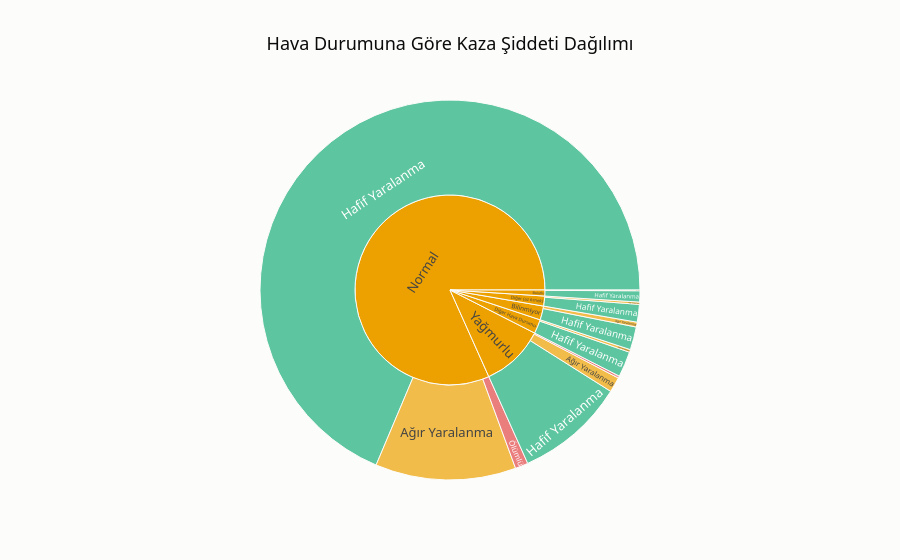

The notebook cell saved with this chart:
### Markdown cell above
## 6. Hava durumuna göre şiddet dağılımı

Nadir görülen hava durumu kategorilerini ("Fog or mist", "Raining and
Windy", "Snow" gibi 100 örneğin altında kalanları) tek başına yorumlamak
istatistiksel olarak anlamsız olur, bu yüzden bunları "Diğer (az örnek)"
altında birleştirip sunburst grafiğine öyle taşıyoruz.

### Code cell
# Hava durumu (Weather_conditions) kategorilerinin görselde gösterilecek Türkçe
# karşılığı — aynı mantık: "Other" veri setinin kendi kategorisi, "Diğer (az
# örnek)" toplama grubumuzla karışmaması için ayrı çevrildi.
HAVA_TR = {
    "Normal": "Normal",
    "Raining": "Yağmurlu",
    "Other": "Diğer Hava Durumu",
    "Unknown": "Bilinmiyor",
    "Cloudy": "Bulutlu",
}

hava_sayim = df["Weather_conditions"].value_counts()
sik_hava = hava_sayim[hava_sayim >= 100].index.tolist()
df["Hava_Grup"] = df["Weather_conditions"].apply(
    lambda x: HAVA_TR.get(x, x) if x in sik_hava else "Diğer (az örnek)"
)

hava_siddet = (
    df.groupby(["Hava_Grup", "Siddet_TR"]).size().reset_index(name="Adet")
)

fig = px.sunburst(
    hava_siddet, path=["Hava_Grup", "Siddet_TR"], values="Adet",
    color="Siddet_TR", color_discrete_map=SIDDET_RENK_TR,
    title="Hava Durumuna Göre Kaza Şiddeti Dağılımı",
)
fig.update_traces(
    hovertemplate="<b>%{label}</b><br>Kaza sayısı: %{value}<br>Üst kırılıma göre oran: %{percentParent:.1%}<extra></extra>",
)
gorsel_kaydet(fig, "04_hava_durumu_siddet_sunburst")
fig.show()

### Figure 1 — Plotly figure (JSON) as saved in the notebook; plotly's stock layout.template omitted (floating-point values rounded to 4 significant figures)
{"data": [{"branchvalues": "total", "customdata": [["(?)"], ["(?)"], ["(?)"], ["(?)"], ["(?)"], ["(?)"], ["Ağır Yaralanma"], ["Ağır Yaralanma"], ["Ağır Yaralanma"], ["Ağır Yaralanma"], ["Ağır Yaralanma"], ["Ağır Yaralanma"], ["Hafif Yaralanma"], ["Hafif Yaralanma"], ["Hafif Yaralanma"], ["Hafif Yaralanma"], ["Hafif Yaralanma"], ["Hafif Yaralanma"], ["Ölümlü"], ["Ölümlü"]], "domain": {"x": [0.0, 1.0], "y": [0.0, 1.0]}, "hovertemplate": "<b>%{label}</b><br>Kaza sayısı: %{value}<br>Üst kırılıma göre oran: %{percentParent:.1%}<extra></extra>", "ids": ["Yağmurlu", "Diğer Hava Durumu", "Diğer (az örnek)", "Bulutlu", "Bilinmiyor", "Normal", "Yağmurlu/Ağır Yaralanma", "Normal/Ağır Yaralanma", "Bilinmiyor/Ağır Yaralanma", "Diğer Hava Durumu/Ağır Yaralanma", "Diğer (az örnek)/Ağır Yaralanma", "Bulutlu/Ağır Yaralanma", "Diğer (az örnek)/Hafif Yaralanma", "Yağmurlu/Hafif Yaralanma", "Bulutlu/Hafif Yaralanma", "Bilinmiyor/Hafif Yaralanma", "Diğer Hava Durumu/Hafif Yaralanma", "Normal/Hafif Yaralanma", "Normal/Ölümlü", "Yağmurlu/Ölümlü"], "labels": ["Yağmurlu", "Diğer Hava Durumu", "Diğer (az örnek)", "Bulutlu", "Bilinmiyor", "Normal", "Ağır Yaralanma", "Ağır Yaralanma", "Ağır Yaralanma", "Ağır Yaralanma", "Ağır Yaralanma", "Ağır Yaralanma", "Hafif Yaralanma", "Hafif Yaralanma", "Hafif Yaralanma", "Hafif Yaralanma", "Hafif Yaralanma", "Hafif Yaralanma", "Ölümlü", "Ölümlü"], "marker": {"colors": ["#eda100", "#eda100", "#eda100", "#eda100", "#eda100", "#eda100", "#eda100", "#eda100", "#eda100", "#eda100", "#eda100", "#eda100", "#1baf7a", "#1baf7a", "#1baf7a", "#1baf7a", "#1baf7a", "#1baf7a", "#e34948", "#e34948"]}, "name": "", "parents": ["", "", "", "", "", "", "Yağmurlu", "Normal", "Bilinmiyor", "Diğer Hava Durumu", "Diğer (az örnek)", "Bulutlu", "Diğer (az örnek)", "Yağmurlu", "Bulutlu", "Bilinmiyor", "Diğer Hava Durumu", "Normal", "Normal", "Yağmurlu"], "type": "sunburst", "values": [1331.0, 296.0, 209.0, 125.0, 292.0, 10060.0, 158.0, 1474.0, 51.0, 28.0, 24.0, 8.0, 185.0, 1150.0, 117.0, 241.0, 268.0, 8454.0, 135.0, 23.0]}], "layout": {"legend": {"tracegroupgap": 0}, "title": {"text": "Hava Durumuna Göre Kaza Şiddeti Dağılımı"}}}
